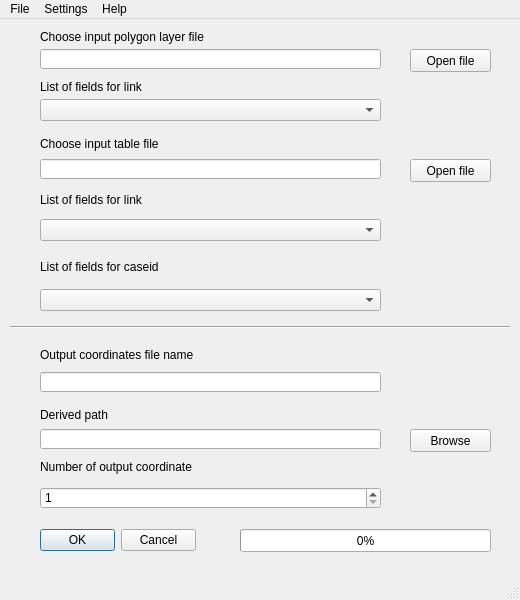
<?xml version="1.0" encoding="UTF-8"?>
<ui version="4.0">
 <class>MainWindow</class>
 <widget class="QMainWindow" name="MainWindow">
  <property name="geometry">
   <rect>
    <x>0</x>
    <y>0</y>
    <width>520</width>
    <height>600</height>
   </rect>
  </property>
  <property name="windowTitle">
   <string>Totally Random Tool</string>
  </property>
  <widget class="QWidget" name="centralwidget">
   <widget class="QPushButton" name="pushButtonOpenInputPloygonLayerFile">
    <property name="geometry">
     <rect>
      <x>410</x>
      <y>30</y>
      <width>81</width>
      <height>23</height>
     </rect>
    </property>
    <property name="text">
     <string>Open file</string>
    </property>
    <property name="icon">
     <iconset>
      <normaloff>../img/open-16.png</normaloff>../img/open-16.png</iconset>
    </property>
   </widget>
   <widget class="QLabel" name="label">
    <property name="geometry">
     <rect>
      <x>40</x>
      <y>10</y>
      <width>321</width>
      <height>16</height>
     </rect>
    </property>
    <property name="text">
     <string>Choose input polygon layer file</string>
    </property>
   </widget>
   <widget class="QLineEdit" name="lineEditInputPloygonLayerFile">
    <property name="geometry">
     <rect>
      <x>40</x>
      <y>30</y>
      <width>341</width>
      <height>20</height>
     </rect>
    </property>
   </widget>
   <widget class="QLabel" name="label_2">
    <property name="geometry">
     <rect>
      <x>40</x>
      <y>60</y>
      <width>311</width>
      <height>16</height>
     </rect>
    </property>
    <property name="text">
     <string>List of fields for link</string>
    </property>
   </widget>
   <widget class="QLineEdit" name="lineEditInputTable">
    <property name="geometry">
     <rect>
      <x>40</x>
      <y>140</y>
      <width>341</width>
      <height>20</height>
     </rect>
    </property>
   </widget>
   <widget class="QPushButton" name="pushButtonOpenInputTableFile">
    <property name="geometry">
     <rect>
      <x>410</x>
      <y>140</y>
      <width>81</width>
      <height>23</height>
     </rect>
    </property>
    <property name="text">
     <string>Open file</string>
    </property>
    <property name="icon">
     <iconset>
      <normaloff>../img/open-16.png</normaloff>../img/open-16.png</iconset>
    </property>
   </widget>
   <widget class="QComboBox" name="comboBoxPolygonLayerListOfFieldsForLink">
    <property name="geometry">
     <rect>
      <x>40</x>
      <y>80</y>
      <width>341</width>
      <height>22</height>
     </rect>
    </property>
   </widget>
   <widget class="QLabel" name="label_3">
    <property name="geometry">
     <rect>
      <x>40</x>
      <y>117</y>
      <width>311</width>
      <height>16</height>
     </rect>
    </property>
    <property name="text">
     <string>Choose input table file</string>
    </property>
   </widget>
   <widget class="QLabel" name="label_4">
    <property name="geometry">
     <rect>
      <x>40</x>
      <y>173</y>
      <width>311</width>
      <height>16</height>
     </rect>
    </property>
    <property name="text">
     <string>List of fields for link</string>
    </property>
   </widget>
   <widget class="QComboBox" name="comboBoxTableListFieldsForLink">
    <property name="geometry">
     <rect>
      <x>40</x>
      <y>200</y>
      <width>341</width>
      <height>22</height>
     </rect>
    </property>
   </widget>
   <widget class="QLabel" name="label_5">
    <property name="geometry">
     <rect>
      <x>40</x>
      <y>240</y>
      <width>321</width>
      <height>16</height>
     </rect>
    </property>
    <property name="text">
     <string>List of fields for caseid</string>
    </property>
   </widget>
   <widget class="QComboBox" name="comboBoxListOfFieldsForCaseid">
    <property name="geometry">
     <rect>
      <x>40</x>
      <y>270</y>
      <width>341</width>
      <height>22</height>
     </rect>
    </property>
   </widget>
   <widget class="QLabel" name="label_6">
    <property name="geometry">
     <rect>
      <x>40</x>
      <y>328</y>
      <width>261</width>
      <height>16</height>
     </rect>
    </property>
    <property name="text">
     <string>Output coordinates file name</string>
    </property>
   </widget>
   <widget class="QLineEdit" name="lineEditOutputPointLayerName">
    <property name="geometry">
     <rect>
      <x>40</x>
      <y>353</y>
      <width>341</width>
      <height>20</height>
     </rect>
    </property>
   </widget>
   <widget class="QLabel" name="label_7">
    <property name="geometry">
     <rect>
      <x>40</x>
      <y>388</y>
      <width>311</width>
      <height>16</height>
     </rect>
    </property>
    <property name="text">
     <string>Derived path</string>
    </property>
   </widget>
   <widget class="QLineEdit" name="lineEditDerivedPath">
    <property name="geometry">
     <rect>
      <x>40</x>
      <y>410</y>
      <width>341</width>
      <height>20</height>
     </rect>
    </property>
   </widget>
   <widget class="QPushButton" name="pushButtonBrowseDeriveWorkspace">
    <property name="geometry">
     <rect>
      <x>410</x>
      <y>410</y>
      <width>81</width>
      <height>23</height>
     </rect>
    </property>
    <property name="text">
     <string>Browse</string>
    </property>
    <property name="icon">
     <iconset>
      <normaloff>../img/open-16.png</normaloff>../img/open-16.png</iconset>
    </property>
   </widget>
   <widget class="QLabel" name="label_8">
    <property name="geometry">
     <rect>
      <x>40</x>
      <y>440</y>
      <width>341</width>
      <height>16</height>
     </rect>
    </property>
    <property name="text">
     <string>Number of output coordinate</string>
    </property>
   </widget>
   <widget class="QDialogButtonBox" name="buttonBox">
    <property name="geometry">
     <rect>
      <x>40</x>
      <y>510</y>
      <width>156</width>
      <height>23</height>
     </rect>
    </property>
    <property name="standardButtons">
     <set>QDialogButtonBox::Cancel|QDialogButtonBox::Ok</set>
    </property>
   </widget>
   <widget class="QSpinBox" name="spinBoxNumberOfOutputCoordinate">
    <property name="geometry">
     <rect>
      <x>40</x>
      <y>468</y>
      <width>341</width>
      <height>22</height>
     </rect>
    </property>
    <property name="minimum">
     <number>1</number>
    </property>
   </widget>
   <widget class="Line" name="line">
    <property name="geometry">
     <rect>
      <x>10</x>
      <y>300</y>
      <width>500</width>
      <height>16</height>
     </rect>
    </property>
    <property name="orientation">
     <enum>Qt::Horizontal</enum>
    </property>
   </widget>
   <widget class="QProgressBar" name="progressBar">
    <property name="enabled">
     <bool>true</bool>
    </property>
    <property name="geometry">
     <rect>
      <x>240</x>
      <y>510</y>
      <width>251</width>
      <height>23</height>
     </rect>
    </property>
    <property name="value">
     <number>0</number>
    </property>
    <property name="textVisible">
     <bool>true</bool>
    </property>
    <property name="invertedAppearance">
     <bool>false</bool>
    </property>
   </widget>
  </widget>
  <widget class="QMenuBar" name="menubar">
   <property name="geometry">
    <rect>
     <x>0</x>
     <y>0</y>
     <width>520</width>
     <height>21</height>
    </rect>
   </property>
   <widget class="QMenu" name="menuFile">
    <property name="title">
     <string>File</string>
    </property>
    <addaction name="actionOpen"/>
    <addaction name="actionSave"/>
    <addaction name="actionExit"/>
   </widget>
   <widget class="QMenu" name="menuSettings">
    <property name="title">
     <string>Settings</string>
    </property>
    <addaction name="actionPreferences"/>
    <addaction name="actionEnvironment_2"/>
   </widget>
   <widget class="QMenu" name="menuHelp">
    <property name="title">
     <string>Help</string>
    </property>
    <addaction name="actionHelp"/>
    <addaction name="actionAboutUs"/>
   </widget>
   <addaction name="menuFile"/>
   <addaction name="menuSettings"/>
   <addaction name="menuHelp"/>
  </widget>
  <widget class="QStatusBar" name="statusbar"/>
  <action name="actionOpen">
   <property name="icon">
    <iconset>
     <normaloff>../img/open-16.png</normaloff>../img/open-16.png</iconset>
   </property>
   <property name="text">
    <string>Open</string>
   </property>
  </action>
  <action name="actionExit">
   <property name="icon">
    <iconset>
     <normaloff>../img/exit-16.png</normaloff>../img/exit-16.png</iconset>
   </property>
   <property name="text">
    <string>Exit</string>
   </property>
  </action>
  <action name="actionEnvironment">
   <property name="text">
    <string>Environment</string>
   </property>
  </action>
  <action name="actionSave">
   <property name="icon">
    <iconset>
     <normaloff>../img/save-16.png</normaloff>../img/save-16.png</iconset>
   </property>
   <property name="text">
    <string>Save</string>
   </property>
  </action>
  <action name="actionPreferences">
   <property name="icon">
    <iconset>
     <normaloff>../img/preferences-16.png</normaloff>../img/preferences-16.png</iconset>
   </property>
   <property name="text">
    <string>Preferences</string>
   </property>
  </action>
  <action name="actionEnvironment_2">
   <property name="icon">
    <iconset>
     <normaloff>../img/settings-16.png</normaloff>../img/settings-16.png</iconset>
   </property>
   <property name="text">
    <string>Environment</string>
   </property>
  </action>
  <action name="actionHelp">
   <property name="icon">
    <iconset>
     <normaloff>../img/help-16.png</normaloff>../img/help-16.png</iconset>
   </property>
   <property name="text">
    <string>Help</string>
   </property>
  </action>
  <action name="actionAboutUs">
   <property name="icon">
    <iconset>
     <normaloff>../img/about-us-16.png</normaloff>../img/about-us-16.png</iconset>
   </property>
   <property name="text">
    <string>About Us</string>
   </property>
  </action>
 </widget>
 <resources/>
 <connections/>
</ui>
